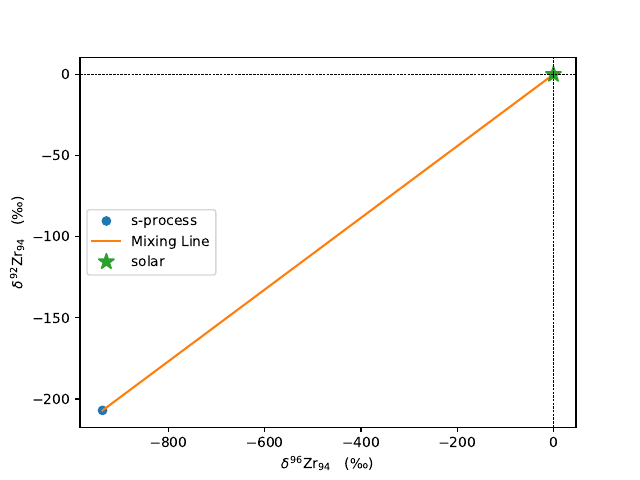

Write Python code to recreate this figure.
from iniabu import ini
import matplotlib.pyplot as plt
import numpy as np


zr92zr94_solar = ini.iso_ratio("Zr-92", "Zr-94")
zr96zr94_solar = ini.iso_ratio("Zr-96", "Zr-94")

# Lugaro values
lug_d92zr = -207
lug_d96zr = -937

# calculate lugaro ratios
lug_r92zr = (lug_d92zr / 1000 + 1) * zr92zr94_solar
lug_r96zr = (lug_d96zr / 1000 + 1) * zr96zr94_solar

# calculate contamination and thus final ratio
cont = np.arange(0, 1.01, 0.01)
ratio_92zr_mix = cont * zr92zr94_solar + (1 - cont) * lug_r92zr
ratio_96zr_mix = cont * zr96zr94_solar + (1 - cont) * lug_r96zr

# transfer to delta values
delta_92zr_mix = (ratio_92zr_mix / zr92zr94_solar - 1) * 1000
delta_96zr_mix = (ratio_96zr_mix / zr96zr94_solar - 1) * 1000

# create the figure
fig, ax = plt.subplots(1, 1)

ax.plot(lug_d96zr, lug_d92zr, "o", label="s-process")
ax.plot(delta_96zr_mix, delta_92zr_mix, "-", label="Mixing Line")
ax.plot(0, 0, "*", label="solar", ms=12)

# lines for 0, 0
ax.axhline(0, linestyle="dashed", linewidth=0.5, color="k")
ax.axvline(0, linestyle="dashed", linewidth=0.5, color="k")

# labels
ax.legend()
ax.set_xlabel("$\\delta^{96}\\mathrm{Zr}_{94}$   (‰)")
ax.set_ylabel("$\\delta^{92}\\mathrm{Zr}_{94}$   (‰)")

# fig.show()
fig.savefig("mixing_line.pdf")
